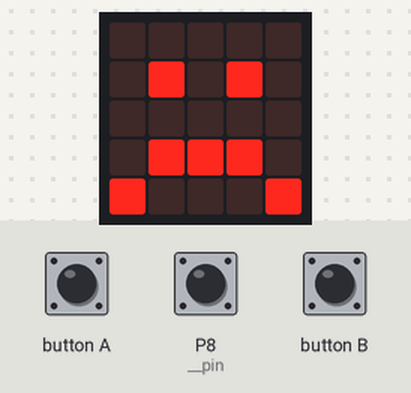
Simulated run of this program. Board: BBC micro:bit running MicroPython. On the bench: the board's 5×5 LED display. The inputs (shaded band) are chosen by the test bench; at power-on: P8 (__pin) LOW.

Above: at 1.2 s.
1.3 s: P8 (__pin) pulled HIGH for 0.15 s
At 1.37 s:
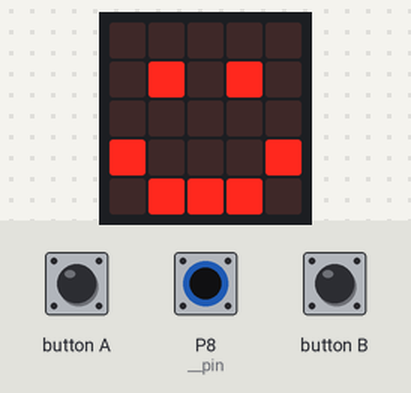
2.9 s: P8 (__pin) pulled HIGH for 3.2 s
Timing chart, 0 to 5.9 s (numbered marks = the images above; inputs shaded):
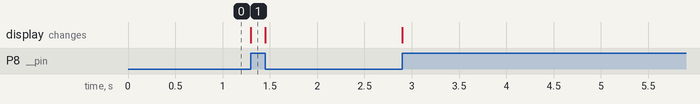

Measured:
- after the input at 1.3 s, the display: changes at once (image 1)

The program:

pir.py
```python
from microbit import *
from enum import *


class PIR(object):
    """基本描述

    人体红外检测, 运动检测

    Args:
        RJ_pin (pin): 连接端口

    """

    def __init__(self, RJ_pin):
        if RJ_pin == J1:
            self.__pin = pin8
        elif RJ_pin == J2:
            self.__pin = pin12
        elif RJ_pin == J3:
            self.__pin = pin14
        elif RJ_pin == J4:
            self.__pin = pin16

    def PIR_is_decection(self) -> bool:
        """基本描述

        检测到人体或者运动

        Returns:
            boolean: 检测到返回True, 未检测返回False

        """
        if self.__pin.read_digital():
            return True
        else:
            return False


if __name__ == '__main__':
    sensor = PIR(J1)
    while True:
        if sensor.PIR_is_decection():
            display.show(Image.HAPPY)
        else:
            display.show(Image.SAD)
```

enum.py
```python
from microbit import *

J1 = pin8
J2 = pin12
J3 = pin14
J4 = pin16
```
